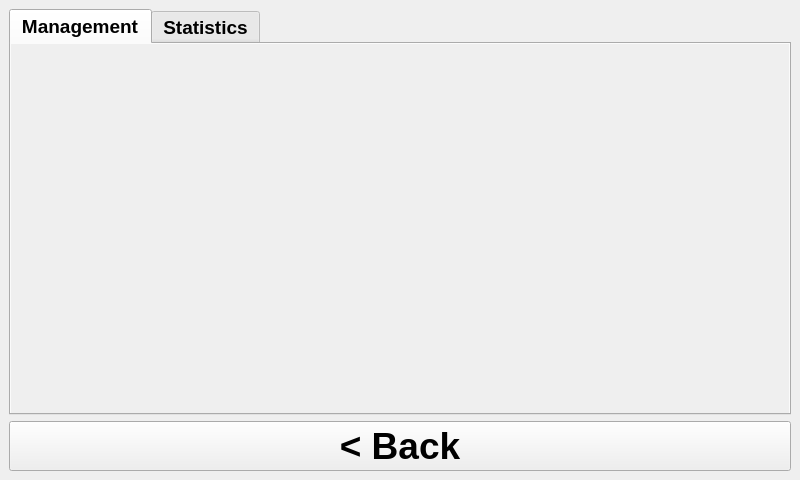
<?xml version="1.0" encoding="UTF-8"?>
<ui version="4.0">
 <class>WaiterWindow</class>
 <widget class="QMainWindow" name="WaiterWindow">
  <property name="geometry">
   <rect>
    <x>0</x>
    <y>0</y>
    <width>800</width>
    <height>480</height>
   </rect>
  </property>
  <property name="sizePolicy">
   <sizepolicy hsizetype="Fixed" vsizetype="Fixed">
    <horstretch>0</horstretch>
    <verstretch>0</verstretch>
   </sizepolicy>
  </property>
  <property name="minimumSize">
   <size>
    <width>800</width>
    <height>480</height>
   </size>
  </property>
  <property name="maximumSize">
   <size>
    <width>800</width>
    <height>480</height>
   </size>
  </property>
  <property name="cursor">
   <cursorShape>ArrowCursor</cursorShape>
  </property>
  <property name="windowTitle">
   <string>Service Personnel</string>
  </property>
  <property name="styleSheet">
   <string notr="true"/>
  </property>
  <widget class="QWidget" name="centralwidget">
   <layout class="QVBoxLayout" name="verticalLayout_2">
    <item>
     <widget class="QTabWidget" name="waiter_tabs">
      <property name="font">
       <font>
        <pointsize>14</pointsize>
        <bold>true</bold>
       </font>
      </property>
      <property name="currentIndex">
       <number>0</number>
      </property>
      <widget class="QWidget" name="tab_management">
       <attribute name="title">
        <string>Management</string>
       </attribute>
       <layout class="QVBoxLayout" name="verticalLayout">
        <property name="spacing">
         <number>0</number>
        </property>
        <property name="leftMargin">
         <number>0</number>
        </property>
        <property name="topMargin">
         <number>0</number>
        </property>
        <property name="rightMargin">
         <number>0</number>
        </property>
        <property name="bottomMargin">
         <number>0</number>
        </property>
        <item>
         <widget class="QScrollArea" name="scroll_area_2">
          <property name="frameShape">
           <enum>QFrame::NoFrame</enum>
          </property>
          <property name="frameShadow">
           <enum>QFrame::Plain</enum>
          </property>
          <property name="lineWidth">
           <number>1</number>
          </property>
          <property name="widgetResizable">
           <bool>true</bool>
          </property>
          <widget class="QWidget" name="scrollAreaWidgetContents_3">
           <property name="geometry">
            <rect>
             <x>0</x>
             <y>0</y>
             <width>776</width>
             <height>358</height>
            </rect>
           </property>
           <layout class="QVBoxLayout" name="verticalLayout_6">
            <property name="leftMargin">
             <number>0</number>
            </property>
            <property name="topMargin">
             <number>0</number>
            </property>
            <property name="rightMargin">
             <number>0</number>
            </property>
            <property name="bottomMargin">
             <number>0</number>
            </property>
            <item>
             <layout class="QVBoxLayout" name="data_container_management">
              <property name="spacing">
               <number>6</number>
              </property>
              <property name="leftMargin">
               <number>9</number>
              </property>
              <property name="topMargin">
               <number>3</number>
              </property>
              <property name="rightMargin">
               <number>6</number>
              </property>
              <property name="bottomMargin">
               <number>15</number>
              </property>
             </layout>
            </item>
           </layout>
          </widget>
         </widget>
        </item>
       </layout>
      </widget>
      <widget class="QWidget" name="tab_statistics">
       <attribute name="title">
        <string>Statistics</string>
       </attribute>
       <layout class="QVBoxLayout" name="verticalLayout_3">
        <property name="spacing">
         <number>0</number>
        </property>
        <property name="leftMargin">
         <number>0</number>
        </property>
        <property name="topMargin">
         <number>0</number>
        </property>
        <property name="rightMargin">
         <number>0</number>
        </property>
        <property name="bottomMargin">
         <number>0</number>
        </property>
        <item>
         <widget class="QScrollArea" name="scroll_area">
          <property name="frameShape">
           <enum>QFrame::NoFrame</enum>
          </property>
          <property name="frameShadow">
           <enum>QFrame::Plain</enum>
          </property>
          <property name="lineWidth">
           <number>1</number>
          </property>
          <property name="widgetResizable">
           <bool>true</bool>
          </property>
          <widget class="QWidget" name="scrollAreaWidgetContents_2">
           <property name="geometry">
            <rect>
             <x>0</x>
             <y>0</y>
             <width>776</width>
             <height>358</height>
            </rect>
           </property>
           <layout class="QVBoxLayout" name="verticalLayout_5">
            <property name="leftMargin">
             <number>0</number>
            </property>
            <property name="topMargin">
             <number>0</number>
            </property>
            <property name="rightMargin">
             <number>0</number>
            </property>
            <property name="bottomMargin">
             <number>0</number>
            </property>
            <item>
             <layout class="QVBoxLayout" name="data_container_statistics">
              <property name="spacing">
               <number>6</number>
              </property>
              <property name="leftMargin">
               <number>9</number>
              </property>
              <property name="topMargin">
               <number>3</number>
              </property>
              <property name="rightMargin">
               <number>6</number>
              </property>
              <property name="bottomMargin">
               <number>15</number>
              </property>
             </layout>
            </item>
           </layout>
          </widget>
         </widget>
        </item>
       </layout>
      </widget>
     </widget>
    </item>
    <item>
     <layout class="QHBoxLayout" name="horizontalLayout">
      <item>
       <widget class="QPushButton" name="button_back">
        <property name="maximumSize">
         <size>
          <width>5000</width>
          <height>300</height>
         </size>
        </property>
        <property name="font">
         <font>
          <pointsize>28</pointsize>
          <bold>true</bold>
         </font>
        </property>
        <property name="text">
         <string>&lt; Back</string>
        </property>
        <property name="cssClass" stdset="0">
         <string>btn-inverted</string>
        </property>
       </widget>
      </item>
     </layout>
    </item>
   </layout>
  </widget>
 </widget>
 <resources/>
 <connections/>
</ui>
